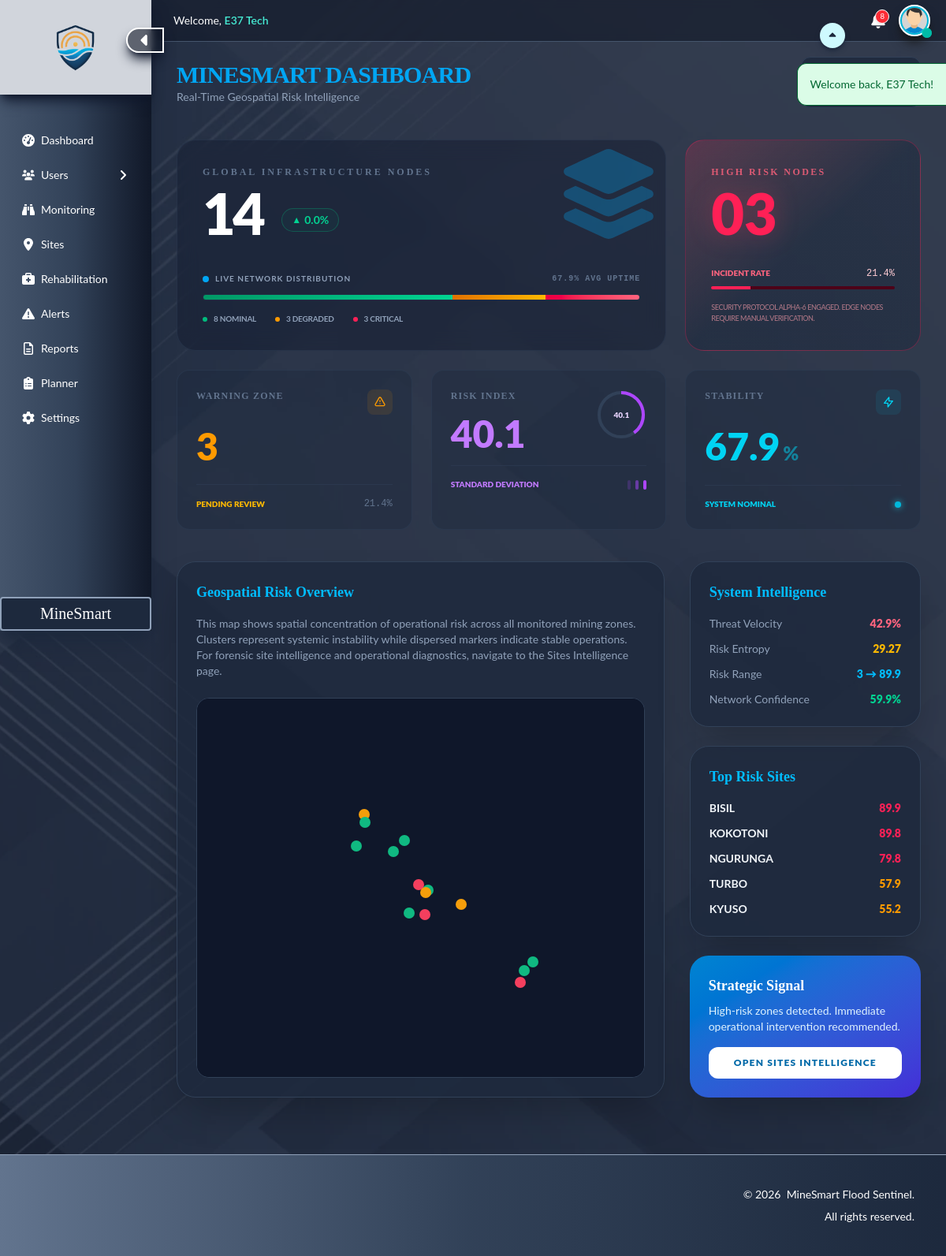
The app's page /dashboard (signed in) with its own data.
### tables this page shows
CREATE TABLE site_monitoring (
  id INT AUTO_INCREMENT PRIMARY KEY,
  site_id INT NOT NULL,
  satellite_risk_index DECIMAL(5,2) DEFAULT 0.00,
  edge_verification_index DECIMAL(5,2) DEFAULT 0.00,
  final_risk_score DECIMAL(5,2) DEFAULT 0.00,
  system_decision VARCHAR(100) DEFAULT 'Normal State',
  last_sync TIMESTAMP DEFAULT CURRENT_TIMESTAMP ON UPDATE CURRENT_TIMESTAMP,
  FOREIGN KEY (site_id) REFERENCES sites(id) ON DELETE CASCADE
);

### app/controllers/dashboard/index.php (called while the page is built, shortened)
<?php
  $stmt = $pdo->query("SELECT * FROM sites");
  $sites = $stmt->fetchAll(PDO::FETCH_ASSOC);
  $totalSites = count($sites);
  $totalSitesGrowth = 0;
  $critical = 0;
  $warning = 0;
  $normal = 0;
  $totalRisk = 0;
  $maxRisk = 0;
  $minRisk = 100;
  $riskValues = [];
  $topSites = [];
  foreach ($sites as $site) {
    $risk = getSiteRiskData($site['id'], $pdo);
    $score = $risk['final_risk_score'] ?? 0;
    $totalRisk += $score;
    $riskValues[] = $score;
    if ($score > $maxRisk) $maxRisk = $score;
    if ($score < $minRisk) $minRisk = $score;
    if ($score > 70) {
      $critical++;
    } elseif ($score > 40) {
      $warning++;
    } else {
      $normal++;
    }
    $topSites[] = [
      'name' => $site['name'],
      'score' => $score,
      'decision' => $risk['system_decision'] ?? 'Normal State'
    ];
  }
  usort($topSites, fn($a, $b) => $b['score'] <=> $a['score']);
  $topSites = array_slice($topSites, 0, 5);
  $avgRisk = $totalSites ? round($totalRisk / $totalSites, 2) : 0;
  $criticalRate = $totalSites ? round(($critical / $totalSites) * 100, 1) : 0;
  $warningRate = $totalSites ? round(($warning / $totalSites) * 100, 1) : 0;
  $normalRate = $totalSites ? round(($normal / $totalSites) * 100, 1) : 0;
  if ($totalSites > 0) {
    $variance = array_sum(array_map(fn($v) => pow($v - $avgRisk, 2), $riskValues)) / $totalSites;
    $riskEntropy = round(sqrt($variance), 2);
  }
  $stabilityIndex = round(100 - $criticalRate - ($warningRate / 2), 1);
  $stabilityIndex = max(0, min(100, $stabilityIndex));
  $threatVelocity = round((($critical + $warning) / max($totalSites, 1)) * 100, 1);
?>

### app/helpers/risk_processor.php (called while the page is built, shortened)
<?php
  function getSiteRiskData($site_id, $pdo) {
    $stmt = $pdo->prepare("SELECT * FROM site_monitoring WHERE site_id = ?");
    $stmt->execute([$site_id]);
    return $stmt->fetch(PDO::FETCH_ASSOC);
  }
?>

### app/views/dashboard/index.php (the view, shortened to what this page needs)
<?php
  require __DIR__ . '/../../helpers/online_connector.php';
  require __DIR__ . '/../../helpers/risk_processor.php';
  require __DIR__ . '/../../controllers/dashboard/index.php';
?>
<!DOCTYPE html>
<html lang="en">
<head>
  <link href="<?= ROOT_URL; ?>/assets/css/output.css" rel="stylesheet">
  <link rel="stylesheet" href="https://unpkg.com/leaflet@1.9.4/dist/leaflet.css" />
</head>
<body class="relative bg-slate-900 text-slate-100 max-w-full overflow-x-hidden">
  <?php include '../includes/sidebar.php'; ?>
  <?php require __DIR__ . '/../includes/message.php'; ?>
  <main id="mainContent" class="relative min-h-screen w-[calc(100%-12rem)] ml-auto flex flex-col overflow-hidden transition-all duration-500 ease-in-out">
    <?php include '../includes/header.php'; ?>
    <section class="overflow-y-auto p-8 flex-grow pt-18">
      <div class="flex justify-between items-center mb-10">
        <div>
          <h1 class="text-3xl font-black tracking-tight uppercase text-sky-500">MineSmart Dashboard</h1>
          <p class="text-slate-400 text-sm">Real-Time Geospatial Risk Intelligence</p>
        </div>
        <div class="bg-slate-800/80 backdrop-blur-sm p-3 rounded-xl border border-slate-700">
          <span class="text-[10px] text-slate-500 block uppercase font-bold">Network Status</span>
          <span class="text-sm font-mono text-emerald-400"><?= $totalSites ?> Active Sites</span>
        </div>
      </div>
      <div class="grid grid-cols-1 md:grid-cols-6 lg:grid-cols-6 gap-6 mb-10">
        <div class="md:col-span-4 bg-slate-900/40 p-8 rounded-3xl border border-slate-700/50 backdrop-blur-md relative overflow-hidden group">
          <div class="absolute top-1 right-2 opacity-30 group-hover:opacity-60 transition-opacity duration-700 ease-in-out">
          </div>
          <div class="relative z-10">
            <h3 class="text-slate-500 text-xs font-bold uppercase tracking-[0.25em]">Global Infrastructure Nodes</h3>
            <div class="flex items-end gap-6 mt-2">
              <p class="text-7xl font-black text-white tracking-tighter"><?= $totalSites ?></p>
              <div class="mb-3 px-3 py-1 rounded-full border <?= $totalSitesGrowth >= 0 ? 'text-emerald-400 border-emerald-500/30 bg-emerald-500/5' : 'text-rose-400 border-rose-500/30 bg-rose-500/5' ?> text-sm font-bold flex items-center gap-1">
                <span class="text-xs"><?= $totalSitesGrowth >= 0 ? '▲' : '▼' ?></span>
                <span><?= number_format(abs($totalSitesGrowth), 1) ?>%</span>
              </div>
            </div>
            <div class="mt-10">
              <div class="flex justify-between text-[10px] mb-3 font-bold tracking-widest text-slate-400">
                  <span class="flex items-center gap-2">
                    <span class="w-2 h-2 rounded-full bg-sky-500 animate-pulse"></span>
                    LIVE NETWORK DISTRIBUTION
                  </span>
                  <span class="font-mono text-slate-500"><?= $stabilityIndex ?>% AVG UPTIME</span>
              </div>
              <div class="w-full h-2 bg-slate-800/80 rounded-full overflow-hidden flex border border-slate-700/30">
                <div class="h-full bg-gradient-to-r from-emerald-600 to-emerald-400 transition-all duration-1000" style="width: <?= $normalRate ?>%"></div>
                <div class="h-full bg-gradient-to-r from-amber-600 to-amber-400 transition-all duration-1000" style="width: <?= $warningRate ?>%"></div>
                <div class="h-full bg-gradient-to-r from-rose-600 to-rose-400 transition-all duration-1000" style="width: <?= $criticalRate ?>%"></div>
              </div>
              <div class="flex gap-6 mt-4">
                <div class="flex items-center gap-2 text-[10px] text-slate-400 font-bold tracking-tight">
                  <div class="w-1.5 h-1.5 rounded-full bg-emerald-500"></div> <?= $normal ?> NOMINAL
                </div>
                <div class="flex items-center gap-2 text-[10px] text-slate-400 font-bold tracking-tight">
                  <div class="w-1.5 h-1.5 rounded-full bg-amber-500"></div> <?= $warning ?> DEGRADED
                </div>
                <div class="flex items-center gap-2 text-[10px] text-slate-400 font-bold tracking-tight">
                  <div class="w-1.5 h-1.5 rounded-full bg-rose-500"></div> <?= $critical ?> CRITICAL
                </div>
              </div>
            </div>
          </div>
        </div>
        <div class="md:col-span-2 bg-gradient-to-br from-rose-500/20 via-slate-800/50 to-slate-800/50 p-8 rounded-3xl border border-rose-500/30 backdrop-blur-md flex flex-col justify-between group cursor-help">
          <div>
            <h3 class="text-rose-400/80 text-xs font-bold uppercase tracking-[0.2em]">High Risk Nodes</h3>
            <p class="text-7xl font-black mt-2 text-rose-500 drop-shadow-[0_0_15px_rgba(244,63,94,0.3)]">
              <?= str_pad($critical, 2, '0', STR_PAD_LEFT) ?>
            </p>
          </div>
          <div class="mt-8">
            <div class="flex items-center justify-between mb-2">
              <span class="text-[10px] text-rose-400 font-black uppercase">Incident Rate</span>
              <span class="text-xs font-mono text-rose-200"><?= $criticalRate ?>%</span>
            </div>
            <div class="w-full h-1 bg-rose-950 rounded-full overflow-hidden">
              <div class="h-full bg-rose-500" style="width: <?= $criticalRate ?>%"></div>
            </div>
            <p class="mt-4 text-[9px] text-rose-300/60 leading-relaxed font-medium uppercase tracking-tighter">
              Security protocol Alpha-6 engaged. Edge nodes require manual verification.
            </p>
          </div>
        </div>
        <div class="md:col-span-2 bg-slate-800/40 p-6 rounded-2xl border border-slate-700/50 hover:border-amber-500/30 transition-colors group">
          <div class="flex justify-between items-start">
            <h3 class="text-slate-500 text-xs font-bold uppercase tracking-widest">Warning Zone</h3>
            <div class="p-2 bg-amber-500/10 rounded-lg">
              <svg class="w-4 h-4 text-amber-500" fill="none" stroke="currentColor" viewBox="0 0 24 24"><path stroke-linecap="round" stroke-linejoin="round" stroke-width="2" d="M12 9v2m0 4h.01m-6.938 4h13.856c1.54 0 2.502-1.667 1.732-3L13.732 4c-.77-1.333-2.694-1.333-3.464 0L3.34 16c-.77 1.333.192 3 1.732 3z"></path></svg>
            </div>
          </div>
          <p class="text-5xl font-black mt-4 text-amber-500"><?= $warning ?></p>
          <div class="mt-6 flex items-center justify-between border-t border-slate-700/50 pt-4">
            <div class="text-[10px] text-amber-400 font-black uppercase">Pending Review</div>
            <span class="text-xs text-slate-500 font-mono"><?= $warningRate ?>%</span>
          </div>
        </div>
        <div class="md:col-span-2 bg-slate-800/40 p-6 rounded-2xl border border-slate-700/50 hover:border-purple-500/30 transition-colors group">
          <div class="flex justify-between items-start">
            <div>
              <h3 class="text-slate-500 text-xs font-bold uppercase tracking-widest">Risk Index</h3>
              <p class="text-5xl font-black mt-4 text-purple-400"><?= $avgRisk ?></p>
            </div>
            <div class="relative w-16 h-16 flex items-center justify-center">
              <svg class="w-full h-full -rotate-90">
                <circle cx="32" cy="32" r="28" stroke="currentColor" stroke-width="4" fill="transparent" class="text-slate-700" />
                <circle cx="32" cy="32" r="28" stroke="currentColor" stroke-width="4" fill="transparent" class="text-purple-500" stroke-dasharray="175.9" stroke-dashoffset="<?= 175.9 - (175.9 * ($avgRisk / 100)) ?>" />
              </svg>
              <span class="absolute text-[10px] font-black text-purple-200"><?= $avgRisk ?></span>
            </div>
          </div>
          <div class="mt-4 flex items-center justify-between border-t border-slate-700/50 pt-4">
            <div class="text-[10px] text-purple-400 font-black uppercase">Standard Deviation</div>
            <div class="flex gap-1.5">
              <span class="w-1 h-3 bg-purple-500/20 rounded-full"></span>
              <span class="w-1 h-3 bg-purple-500/50 rounded-full"></span>
              <span class="w-1 h-3 bg-purple-500 rounded-full"></span>
            </div>
          </div>
        </div>
        <div class="md:col-span-2 bg-slate-800/40 p-6 rounded-2xl border border-slate-700/50 hover:border-cyan-500/30 transition-colors group">
          <div class="flex justify-between items-start">
            <h3 class="text-slate-500 text-xs font-bold uppercase tracking-widest">Stability</h3>
            <div class="p-2 bg-cyan-500/10 rounded-lg">
              <svg class="w-4 h-4 text-cyan-400 animate-pulse" fill="none" stroke="currentColor" viewBox="0 0 24 24"><path stroke-linecap="round" stroke-linejoin="round" stroke-width="2" d="M13 10V3L4 14h7v7l9-11h-7z"></path></svg>
            </div>
          </div>
          <p class="text-5xl font-black mt-4 text-cyan-400"><?= $stabilityIndex ?><span class="text-2xl opacity-50 ml-1">%</span></p>
          <div class="mt-6 flex items-center justify-between border-t border-slate-700/50 pt-4">
            <div class="text-[10px] text-cyan-400 font-black uppercase">System Nominal</div>
            <span class="w-2 h-2 rounded-full bg-cyan-500 shadow-[0_0_8px_rgba(34,211,238,0.8)]"></span>
          </div>
        </div>
      </div>
      <div class="grid grid-cols-1 lg:grid-cols-3 gap-8 mb-10">
        <div class="lg:col-span-2 bg-slate-800/80 rounded-3xl border border-slate-700 p-6 shadow-2xl flex flex-col">
          <h3 class="text-lg font-black mb-4 text-sky-400">Geospatial Risk Overview</h3>
          <p class="text-sm text-slate-400 mb-6">
            This map shows spatial concentration of operational risk across all monitored mining zones.
            Clusters represent systemic instability while dispersed markers indicate stable operations.
            For forensic site intelligence and operational diagnostics, navigate to the Sites Intelligence page.
          </p>
          <div class="relative flex-1 bg-slate-900 rounded-2xl border border-slate-700 overflow-hidden">
            <div id="map" class="w-full h-full"></div>
          </div>
        </div>
        <div class="space-y-6">
          <div class="bg-slate-800/80 rounded-3xl border border-slate-700 p-6 shadow-2xl">
            <h3 class="text-lg font-black mb-4 text-sky-400">System Intelligence</h3>
            <div class="space-y-3 text-sm">
              <div class="flex justify-between">
                <span class="text-slate-400">Threat Velocity</span>
                <span class="font-black text-rose-400"><?= $threatVelocity ?>%</span>
              </div>
              <div class="flex justify-between">
                <span class="text-slate-400">Risk Entropy</span>
                <span class="font-black text-amber-400"><?= $riskEntropy ?></span>
              </div>
              <div class="flex justify-between">
                <span class="text-slate-400">Risk Range</span>
                <span class="font-black text-sky-400"><?= round($minRisk, 1) ?> → <?= round($maxRisk, 1) ?></span>
              </div>
              <div class="flex justify-between">
                <span class="text-slate-400">Network Confidence</span>
                <span class="font-black text-emerald-400"><?= round(100 - $avgRisk, 1) ?>%</span>
              </div>
            </div>
          </div>
          <div class="bg-slate-800/80 rounded-3xl border border-slate-700 p-6 shadow-2xl">
            <h3 class="text-lg font-black mb-4 text-sky-400">Top Risk Sites</h3>
            <div class="space-y-3">
              <?php foreach ($topSites as $s):
                $c = $s['score'] > 70 ? 'text-rose-500' : ($s['score'] > 40 ? 'text-amber-500' : 'text-emerald-500');
              ?>
              <div class="flex justify-between items-center text-sm">
                <span class="font-bold uppercase"><?= $s['name'] ?></span>
                <span class="font-black <?= $c ?>"><?= number_format($s['score'], 1) ?></span>
              </div>
              <?php endforeach; ?>
            </div>
          </div>
          <div class="bg-gradient-to-br from-sky-600 to-indigo-700 p-6 rounded-3xl shadow-2xl">
            <h3 class="text-white font-black text-lg mb-2">Strategic Signal</h3>
            <p class="text-sky-100 text-sm mb-4">
              <?= $critical > 0 ? 'High-risk zones detected. Immediate operational intervention recommended.' : 'System operating within stable thresholds. No critical threats detected.' ?>
            </p>
            <a href="<?= ROOT_URL; ?>/sites" class="block text-center bg-white text-sky-700 font-black py-3 rounded-xl text-xs uppercase tracking-widest hover:bg-sky-50 transition-all">
              Open Sites Intelligence
            </a>
          </div>
        </div>
      </div>
    </section>
  </main>
  <?php include '../includes/footer.php'; ?>
</body>
</html>

### records on screen
site_monitoring: final_risk_score "3"
site_monitoring: final_risk_score "89.9", name "BISIL"
site_monitoring: name "KOKOTONI", final_risk_score "89.8"
site_monitoring: name "NGURUNGA", final_risk_score "79.8"
site_monitoring: name "TURBO", final_risk_score "57.9"
site_monitoring: name "KYUSO", final_risk_score "55.2"

### other values on screen
$message['text'] "Welcome back, E37 Tech!"
$currentUser['full_name'] "E37 Tech"
$unreadCount "8"
$totalSites "14"
abs($totalSitesGrowth) "0.0"
$stabilityIndex "67.9"
$normal "8"
$warning "3"
$critical "3"
str_pad($critical, 2, '0', STR_PAD_LEFT) "03"
$criticalRate "21.4"
$warningRate "21.4"
$avgRisk "40.1"
$threatVelocity "42.9"
$riskEntropy "29.27"
